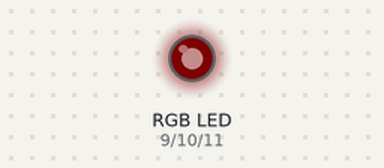
Bench run of a sketch on a simulated Arduino Uno, built with avr-gcc and run on an emulated ATmega328P. On the bench: an RGB LED mixed from three pins (HIGH = lit). Dim RGB values are drawn brighter than linear.

Above: at 0.05 s.
At 2.15 s:
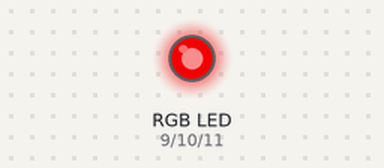
At 3.75 s:
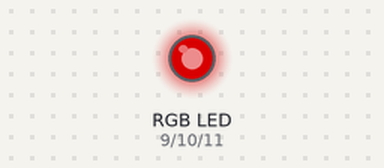
At 7.45 s:
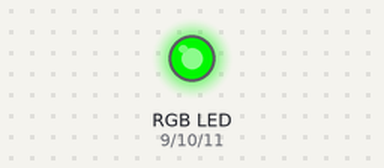
At 11.75 s:
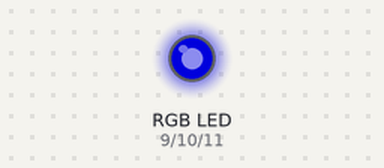
At 14.85 s:
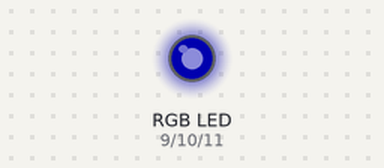
Timing chart, 0 to 20.0 s (numbered marks = the images above):
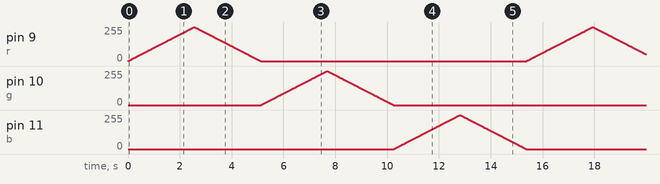

The sketch:

16-led-strip-color-cycle.ino
```cpp
/*
 * LED STRIP COLOR CYCLE
 *
 * Fades in and out the three color channels of the LED strip.
 *
 * Circuit:
 *     - Red, green, and blue LED strip channels connected to pins 9, 10, and 11 through a MOSFET.
 */

int r = 9;
int g = 10;
int b = 11;

void setup() {
    pinMode(r, OUTPUT);
    pinMode(g, OUTPUT);
    pinMode(b, OUTPUT);
}

void loop() {
    // fade in and fade out the red channel of the LED strip
    for(int brightness = 0; brightness < 256; brightness++) {
        analogWrite(r, brightness);
        delay(10);
    }
    for(int brightness = 255; brightness >= 0; brightness--) {
        analogWrite(r, brightness);
        delay(10);
    }


    // fade in and fade out the green channel of the LED strip
    for(int brightness = 0; brightness < 256; brightness++) {
        analogWrite(g, brightness);
        delay(10);
    }
    for(int brightness = 255; brightness >= 0; brightness--) {
        analogWrite(g, brightness);
        delay(10);
    }


    // fade in and fade out the blue channel of the LED strip
    for(int brightness = 0; brightness < 256; brightness++) {
        analogWrite(b, brightness);
        delay(10);
    }
    for(int brightness = 255; brightness >= 0; brightness--) {
        analogWrite(b, brightness);
        delay(10);
    }
}
```
